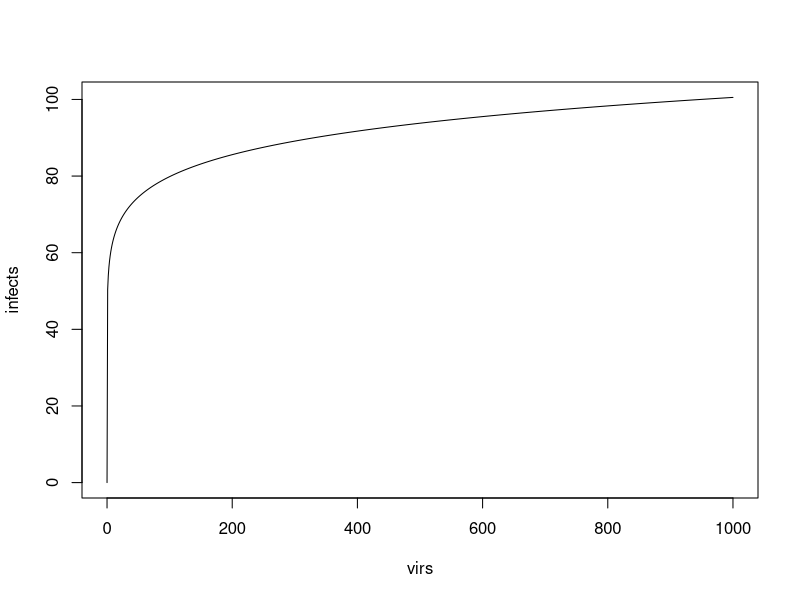
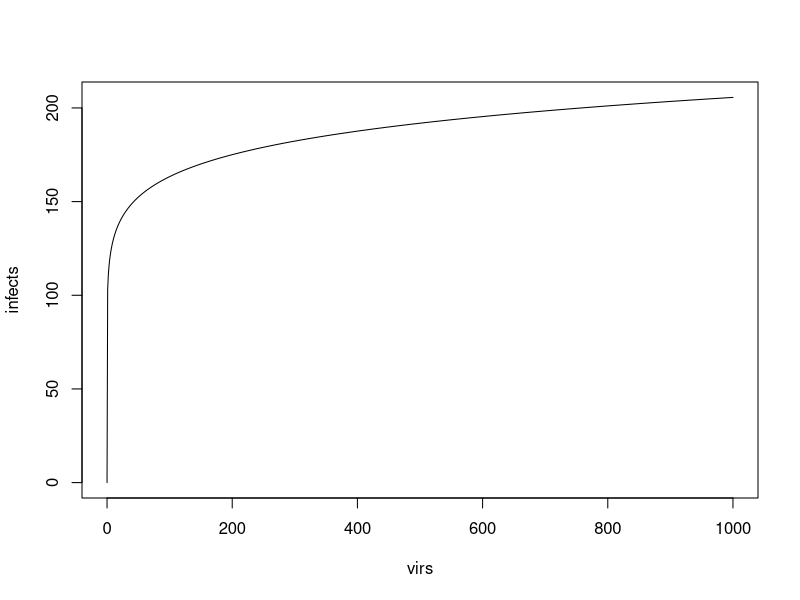
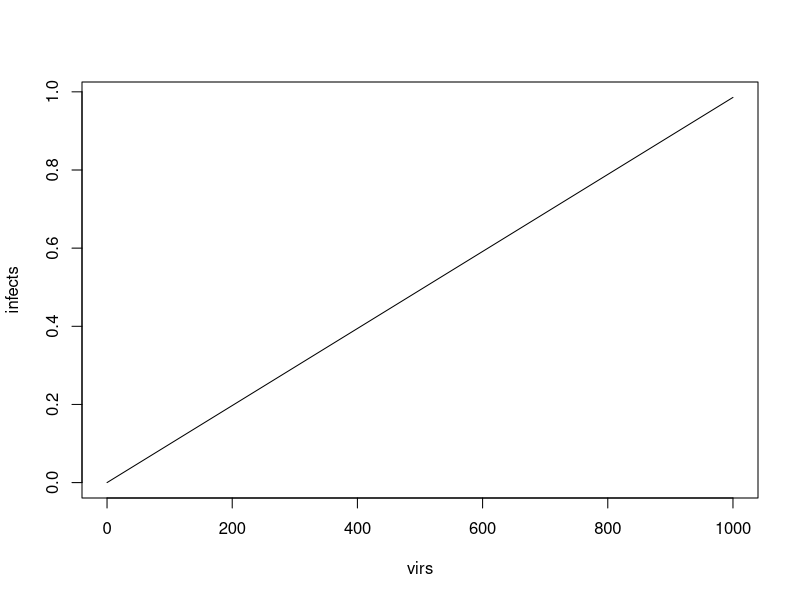
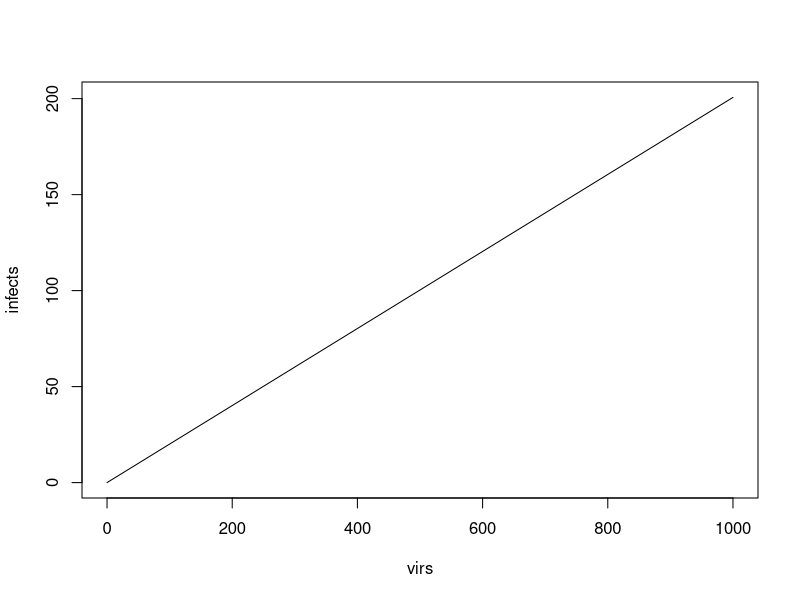
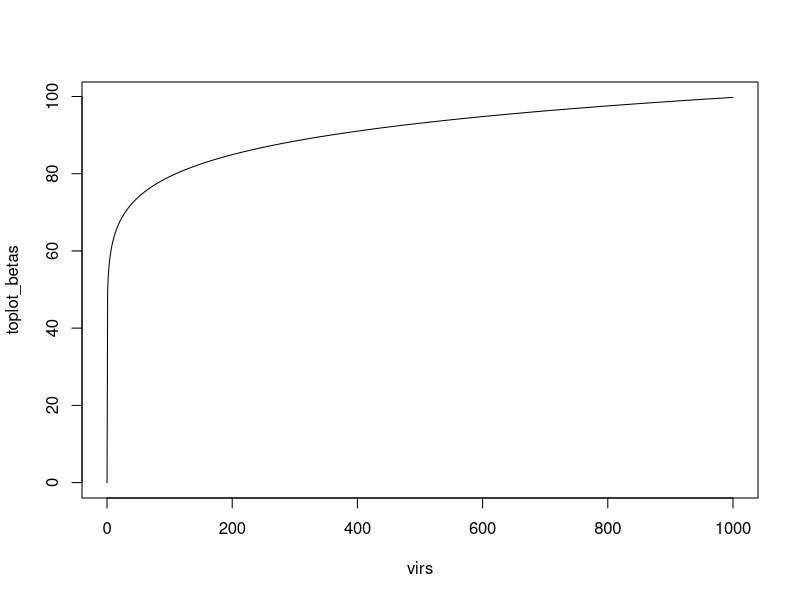
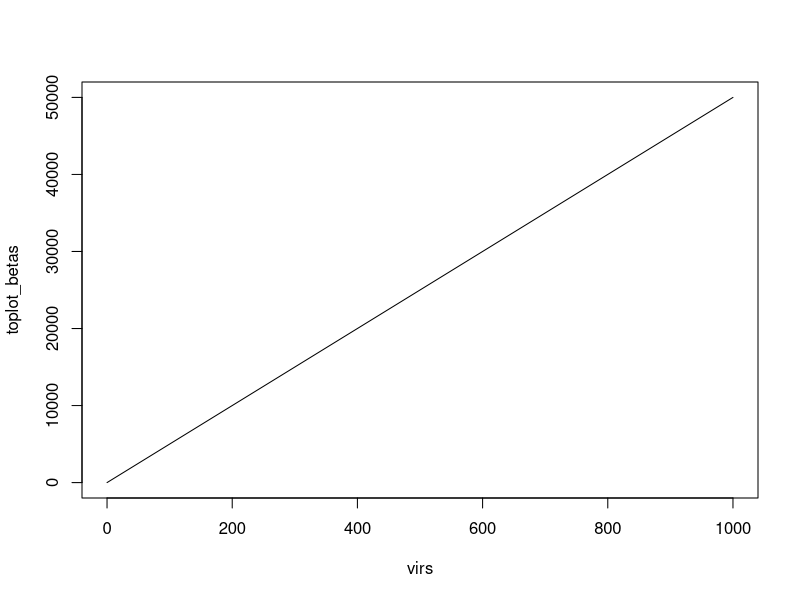
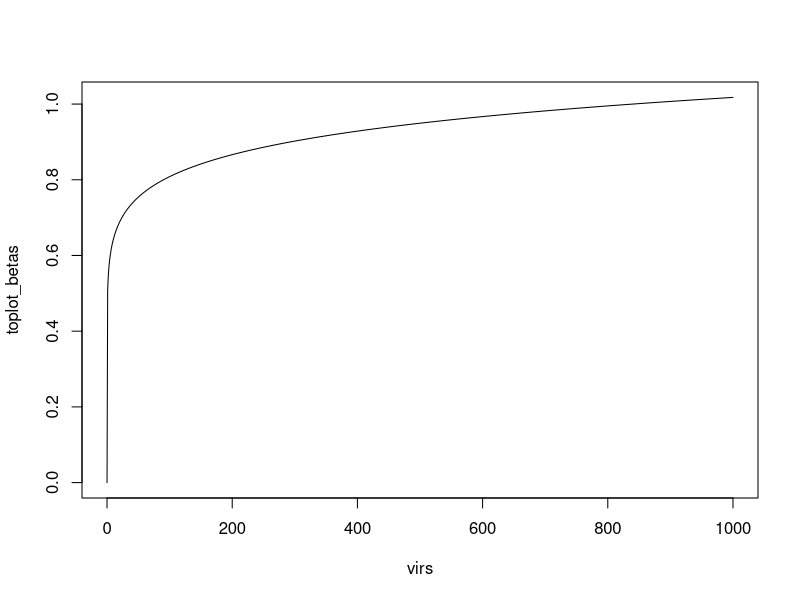
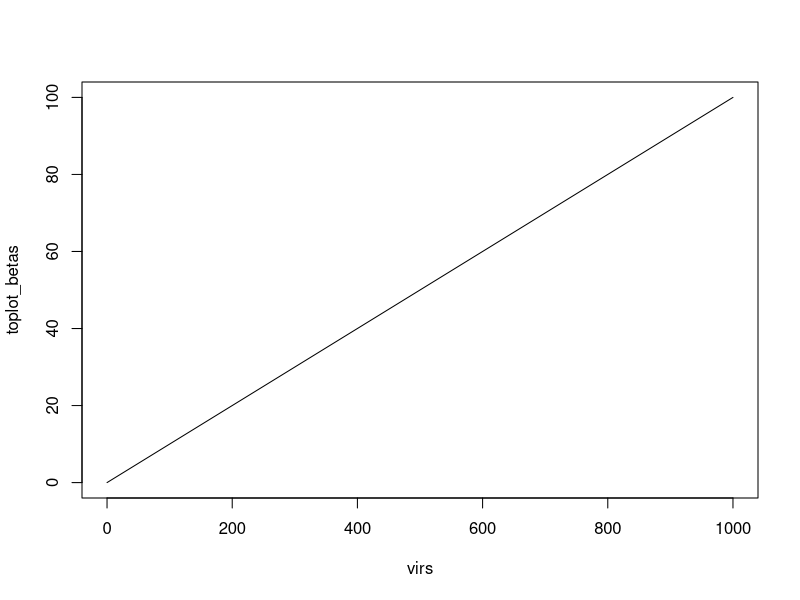

Recreate these plots in R, in order.
# Dens. dependent
virs <- seq(0, 1000, 1) # Should infect at least one per day
DFE_markets <- 2267.22
c2 <- 0.1
c1 <- 1 / 45
infects <- c1 * (virs)^c2 * DFE_markets
plot(virs, infects, type='l')
max(infects)

virs <- seq(0, 1000, 1) # Should infect no more than 200 poultry initially
DFE_markets <- 2267.22
c2 <- 0.1
c1 <- 1 / 22
infects <- c1 * (virs)^c2 * DFE_markets
plot(virs, infects, type='l')
max(infects)

virs <- seq(0, 1000, 1) # Should infect at least one per day
DFE_markets <- 2267.22
c2 <- 1
c1 <- 1 / 2300000
infects <- c1 * (virs)^c2 * DFE_markets
plot(virs, infects, type='l')
max(infects)

virs <- seq(0, 1000, 1) # Should infect no more than 200 poultry initially
DFE_markets <- 2267.22
c2 <- 1
c1 <- 1 / 11300
infects <- c1 * (virs)^c2 * DFE_markets
plot(virs, infects, type='l')
max(infects)


# Freq. dependent
virs <- seq(0, 1000, 1)
c1 <- 50
c2 <- 0.1
toplot_betas <- c1 * (virs)^c2
plot(virs, toplot_betas, type='l')

c1 <- 50
c2 <- 1
toplot_betas <- c1 * (virs)^c2
plot(virs, toplot_betas, type='l')

c1 <- 0.51
c2 <- 0.1
toplot_betas <- c1 * (virs)^c2
plot(virs, toplot_betas, type='l')

c1 <- 0.1
c2 <- 1
toplot_betas <- c1 * (virs)^c2
plot(virs, toplot_betas, type='l')